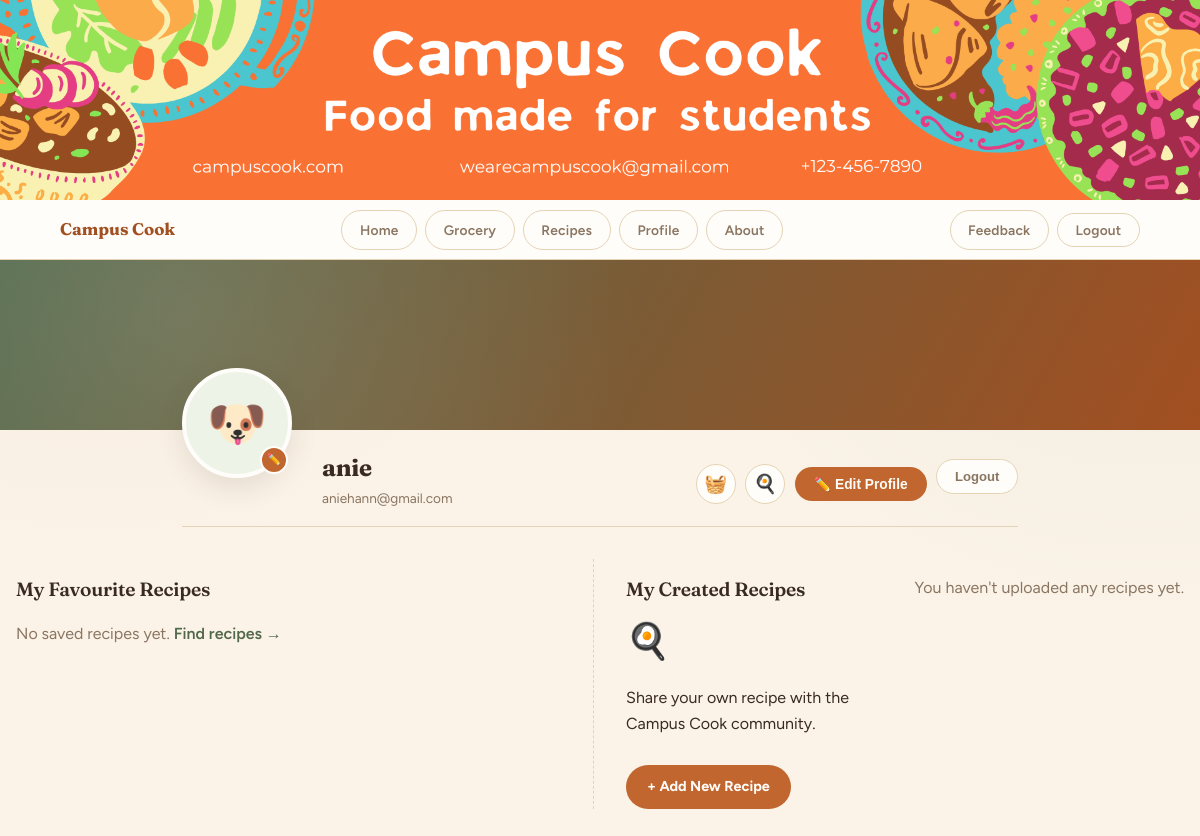
The app's page /profile/ (signed in), older data.
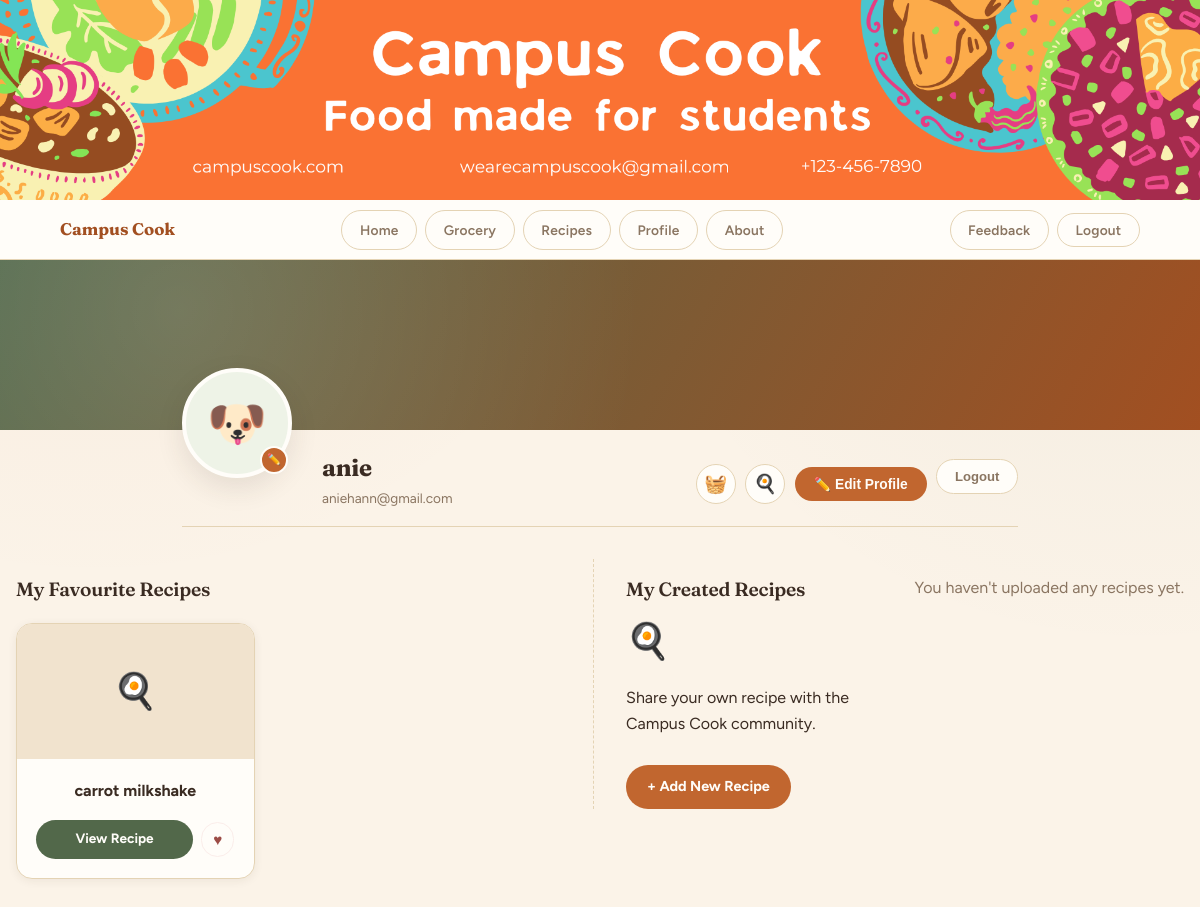
The same page, newer data.
### pages/models.py (models this page shows, shortened)
class FavouriteRecipe(models.Model):
    user   = models.ForeignKey(
        'pages.AppUser',
        on_delete=models.CASCADE,
        related_name='favourite_recipes'
    )
    recipe = models.ForeignKey(
        Recipe,
        on_delete=models.CASCADE,
        related_name='favourited_by'
    )
    class Meta:
        unique_together = ('user', 'recipe')

class Recipe(models.Model):
    BUDGET_CHOICES = [
        ('low',    'Below RM5'),
        ('medium', 'RM5 – RM15'),
        ('high',   'Above RM15'),
    ]
    MEAL_TYPE_CHOICES = [
    ('breakfast', 'Breakfast'),
    ('lunch',     'Lunch'),
    ('dinner',    'Dinner'),
    ('snack',     'Snack'),
    ('dessert',   'Dessert'),
    ('drinks',    'Drinks'),
    ('other',     'Other'),
    ]
    meal_type = models.CharField(max_length=20, choices=MEAL_TYPE_CHOICES, default='other')
    name         = models.CharField(max_length=100)
    ingredients  = models.ManyToManyField(
        Ingredient,
        blank=True,
        related_name='recipes'
    )
    cooking_time = models.IntegerField()
    appliance    = models.CharField(max_length=100)
    instructions = models.TextField()
    image        = models.ImageField(upload_to='recipe_images/', null=True, blank=True)
    is_halal     = models.BooleanField(default=True)
    budget       = models.CharField(
        max_length=10, choices=BUDGET_CHOICES, default='low'
    )
    filters      = models.ManyToManyField(RecipeFilter, blank=True)
    user         = models.ForeignKey(
        'pages.AppUser',
        on_delete=models.CASCADE,
        related_name='recipes'
    )
    @property
    def image_url(self):
        return self.image.url if self.image else ''

### pages/views.py (the view)
# urls.py: path("profile/", views.profile, name="profile"),
@login_required
def profile(request):
    favourites = FavouriteRecipe.objects.select_related('recipe').filter(user=request.user)
    my_recipes = Recipe.objects.filter(user=request.user)
    favourited_ids = set(favourites.values_list('recipe_id', flat=True))
    wtt_count      = WantToTry.objects.filter(user=request.user).count()
    return render(request, 'pages/user_profile.html', {
        'user':           request.user,
        'favourites':     favourites,
        'my_recipes':     my_recipes,
        'favourited_ids': favourited_ids,
        'wtt_count':      wtt_count,
    })

### pages/templates/pages/user_profile.html (shortened to what this page needs)
{% extends 'pages/base.html' %}
{% block content %}
<div class="profile-banner"></div>
<div class="profile-header">
  <div class="avatar-wrapper">
    <div class="avatar" id="avatarDisplay">
      <span id="avatarEmoji">🐶</span>
    </div>
    <label class="avatar-edit-btn" title="Change photo">
      ✏️
    </label>
  </div>
  <div class="profile-info-row">
    <div class="profile-name">
      <h1 id="displayName">{{ user.username }}</h1>
      <span id="displayEmail">{{ user.email|default:user.username }}</span>
    </div>
    <div class="profile-actions">
      <a href="{% url 'grocery' %}" class="icon-btn" title="My Grocery List">🧺</a>
        <a href="{% url 'want_to_try' %}" class="icon-btn" title="Recipes I Want to Try">
          🍳
        </a>
      <button class="btn-edit-profile" onclick="toggleEdit()">✏️ Edit Profile</button>
      <form method="POST" action="{% url 'logout' %}" style="display:inline;">
        <button type="submit" class="btn-logout">Logout</button>
      </form>
    </div>
  </div>
</div>
<div class = "profile-container">
  <div class="profile-section col-left">
    <h2>My Favourite Recipes</h2>
    {% if favourites %}
      <div class="fav-grid">
        {% for fav in favourites %}
          <div class="fav-card" id="fav-item-{{ fav.recipe.id }}">
            <div class="fav-img-wrapper">
              {% if fav.recipe.image_url %}
                <img src="{{ fav.recipe.image_url }}" alt="{{ fav.recipe.name }}">
              {% else %}
                <span class="fav-placeholder">🍳</span>
              {% endif %}
            </div>
            <div class="fav-card-content">
              <h4>{{ fav.recipe.name }}</h4>
              <div class="fav-card-actions">
                <a href="{% url 'recipe_detail' fav.recipe.id %}" class="cta_primary">View Recipe</a>
                <button class="btn-unfav-card" onclick="unfavourite(this, {{ fav.recipe.id }})">♥</button>
              </div>
            </div>
          </div>
      {% endfor %}
    </div>
  {% else %}
    <p class="empty-msg">No saved recipes yet. <a href="{% url 'recipe_list' %}" style="color: var(--green-dark);">Find recipes →</a></p>
  {% endif %}
  </div>
  <div class="profile-section col-right">
  <h2>My Created Recipes</h2>
  <div class="add-recipe-icon">🍳</div>
    <p>Share your own recipe with the Campus Cook community.</p>
    <a href="{% url 'add_recipe' %}" class="btn-add-recipe">+ Add New Recipe</a>
  </div>
  {% if my_recipes %}
    <div class="fav-grid">
      {% for recipe in my_recipes %}
        <div class="fav-card">
          <div class="fav-img-wrapper">
            {% if recipe.image_url %}
              <img src="{{ recipe.image_url }}" alt="{{ recipe.name }}">
            {% else %}
              <span class="fav-placeholder">📖</span>
            {% endif %}
          </div>
          <div class="fav-card-content">
            <h4>{{ recipe.name }}</h4>
            <div class="fav-card-actions">
              <a href="{% url 'recipe_detail' recipe.id %}" class="cta_primary">Manage / View</a>
            </div>
          </div>
        </div>
      {% endfor %}
    </div>
  {% else %}
    <p class="empty-msg">You haven't uploaded any recipes yet.</p>
  {% endif %}
  </div>
{% endblock %}

Row changes from the older to the newer data that the page shows:
added FavouriteRecipe: recipe.name "carrot milkshake"
Text that changed along with them:
text no longer shown: "No saved recipes yet. Find recipes →"
